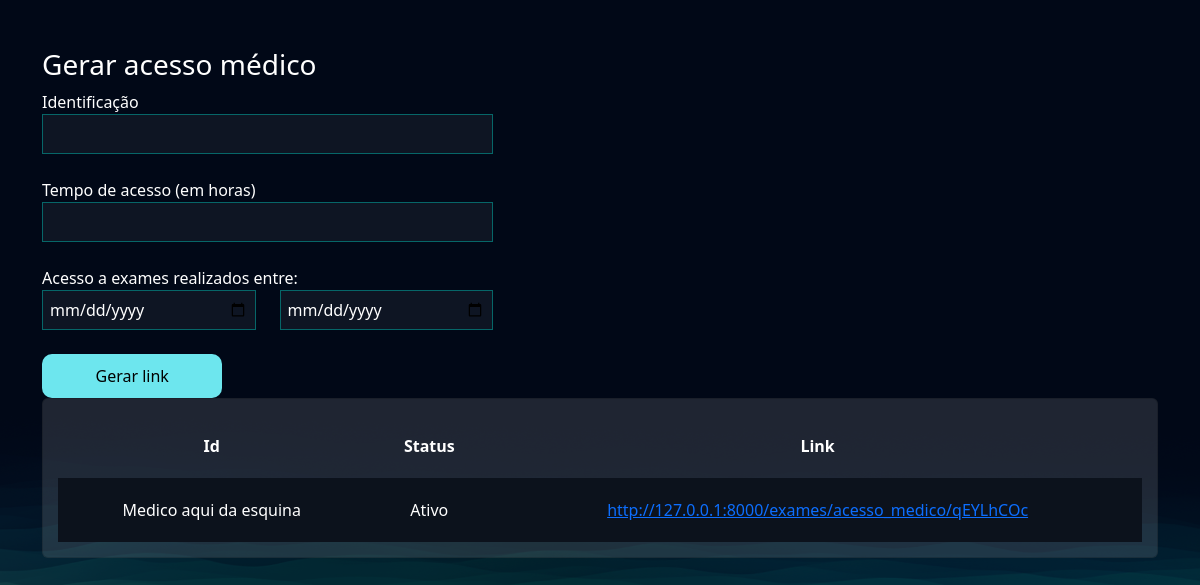
Screenshot of /exames/gerar_acesso_medico/ (signed in) with the database file from the repository.
### exames/models.py (models this page shows, shortened)
class AcessoMedico(models.Model):
    usuario = models.ForeignKey(User, on_delete=models.DO_NOTHING)
    identificacao = models.CharField(max_length=50)
    tempo_de_acesso = models.IntegerField()
    criado_em = models.DateTimeField()
    data_exames_iniciais = models.DateField()
    data_exames_finais = models.DateField()
    token = models.CharField(max_length=20, null=True, blank=True)
    @property
    def status(self):
        return 'Expirado' if timezone.now() > (self.criado_em + timedelta(hours=self.tempo_de_acesso)) else 'Ativo'
    @property
    def url(self):
        return f"http://127.0.0.1:8000/exames/acesso_medico/{self.token}"

### exames/views.py (the view, shortened to what this page needs)
# urls.py: path('gerar_acesso_medico/', views.gerar_acesso_medico, name="gerar_acesso_medico"),
@login_required
def gerar_acesso_medico(request):
    if request.method == "GET":
        acessos_medicos = AcessoMedico.objects.filter(usuario=request. user)
        return render(request, 'gerar_acesso_medico.html', {'acessos_medicos': acessos_medicos})

### exames/templates/gerar_acesso_medico.html (shortened to what this page needs)
{% extends "bases/base.html" %}
{% load static %}
{% block 'head' %}
    <link href="{% static 'exames/css/css.css' %}" rel="stylesheet">
    <link href="{% static 'exames/css/gerenciar_pedidos.css' %}" rel="stylesheet">
{% endblock 'head' %}
{% block 'conteudo' %}
    <br>
    <br>
    <div class="container">
        <div class="row">
            <div class="col-md-5">
                <h3>Gerar acesso médico</h3>
                <form action="{% url "gerar_acesso_medico" %}" method="POST">{% csrf_token %}
                    <label for="">Identificação</label>
                    <br>
                    <input style="width: 100%" type="text" name="identificacao" id="" class="input-default">
                    <br>
                    <br>
                    <label for="">Tempo de acesso (em horas)</label>
                    <br>
                    <input style="width: 100%" type="number" name="tempo_de_acesso" id="" class="input-default">
                    <br>
                    <br>
                    <div class="row">
                        <label for="">Acesso a exames realizados entre:</label>
                        <div class="col-md">
                            <input style="width: 100%" type="date" name="data_exame_inicial" id="" class="input-default">
                        </div>
                        <div class="col-md">
                            <input style="width: 100%" type="date" name="data_exame_final" id="" class="input-default">
                            <br>
                            <br>
                        </div>
                    </div>
                    <input style="width: 40%" type="submit" class="btn-default" value="Gerar link">
                </form>
            </div>
            <div class="col-md">
                <div class="card">
                    <table style="text-align: center">
                        <tr>
                          <th>Id</th>
                          <th>Status</th>
                          <th>Link</th>
                        </tr>
                        {% for acesso in acessos_medicos  %}
                            <tr class="linha-tabela">
                                <td>{{acesso.identificacao}}</td>
                                <td>{{acesso.status}}</td>
                                <td><a href="{{acesso.url}}">{{acesso.url}}</a></td>
                            </tr>
                        {% endfor %}
                    </table>
                </div>
            </div>
        </div>
    </div>
{% endblock 'conteudo' %}

### templates/static/geral/css/base.css (style rules this page uses)
:root { --main-color: #151C34; --dark-color: #0C121C ; --light-color: #6DE6EE; --contrast-color: #f4c96b; --differential-color: #066668; }
* { color: white }
.input-default { background-color: rgba(255,255,255,0.05); border: 1px solid var(--differential-color); padding: 7px; width: 50%; }
.btn-default { background-color: var(--light-color); color: black; width: 15%; padding: 10px; border: none; border-radius: 10px; }

### templates/static/exames/css/css.css (style rules this page uses)
body { background-image: url('/static/geral/img/bg2.png'); background-size: cover; }
.card { background-color: rgba(217, 217, 217, .14); color: white; padding: 15px; }

### templates/static/exames/css/gerenciar_pedidos.css (style rules this page uses)
.linha-tabela { background-color: var(--dark-color); height: 20px; }
td, th { padding: 20px; }

### rows the page displays
AcessoMedico: identificacao "Medico aqui da esquina", status "Ativo", url "http://127.0.0.1:8000/exames/acesso_medico/qEYLhCOc"
